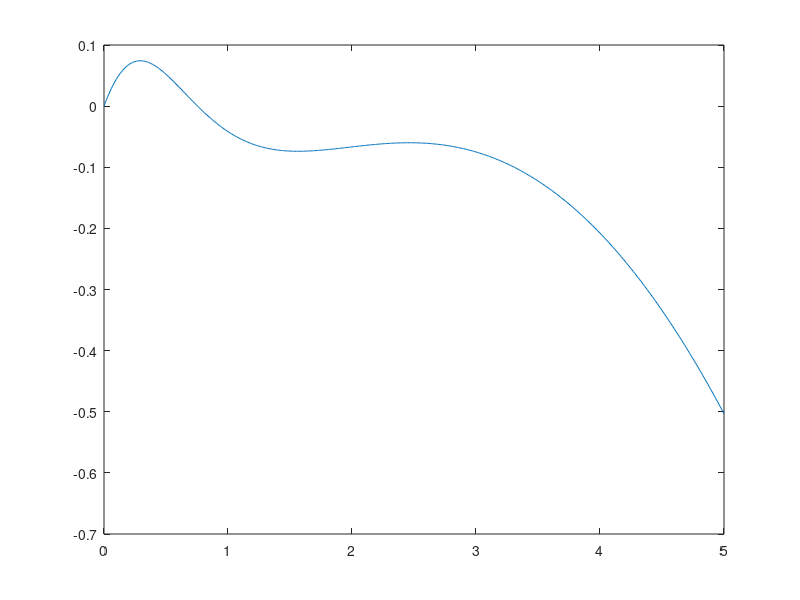

This chart was generated by the following MATLAB code: (Note: this script raises an error after producing the figure.)
%%
r = .55;
k = 6;
dp = @(p) r.*p.*(1 - p./k) - (p.^2)./(1+p.^2);

%%
p = 0:.01:5;
close ALL;
plot(p, dp(p))

%%
for i = 1:length(p)
    if dp(p(i)) > 0 && dp(p(i+1))<0
        fprintf('%1.2f -- %1.2f\n', p(i), p(i+1));
    end
end

%% Spruce Bud system
[T, Y] = ode45(@spruceSystem, [0, 200], [.75 6]);
close ALL;
plot(T, Y(:,1));
hold on;
plot(T, .5.*Y(:,2), 'r--');
